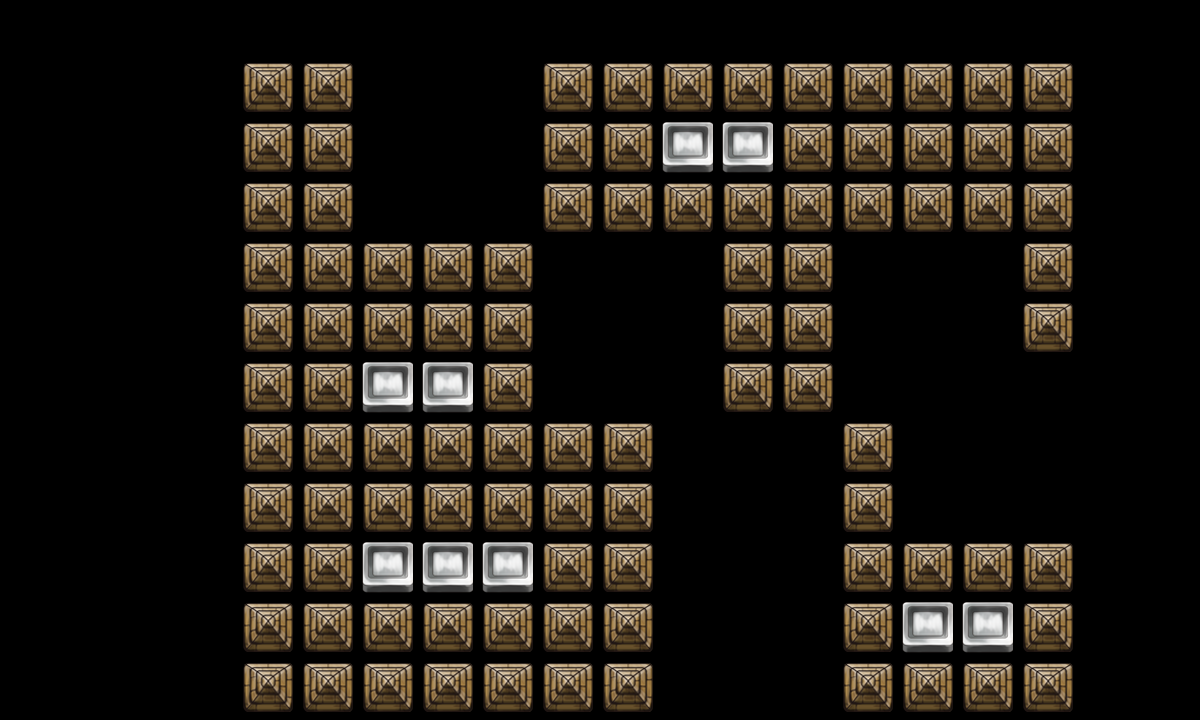

This is a level from a 2D game, rendered from its Tiled map with the project's own tilesets. A one-line summary and the map file follow, with tile-layer data summarised:
An orthogonal 20x12 tile map with 60x60 px tiles, 2 tile layers (canDes, cannotDes) and 17 objects (re3, re1, re2, tankpoint, re4, ...).

<map version="1.0" orientation="orthogonal" width="20" height="12" tilewidth="60" tileheight="60">
 <tileset firstgid="1" name="tmw_desert_spacing" tilewidth="60" tileheight="60">
  <image source="tmw_desert_spacing.png" width="480" height="300" />
  <tile id="30">
   <properties>
    <property name="canDes" value="1" />
   </properties>
  </tile>
 </tileset>
 <layer name="canDes" width="20" height="12">
  <data>[240 cells, 96 non-empty, 1 distinct tile ids]</data>
 </layer>
 <layer name="cannotDes" width="20" height="12">
  <data>[240 cells, 9 non-empty, 1 distinct tile ids]</data>
 </layer>
 <objectgroup name="spawnPoints" width="20" height="12">
  <object name="re3" x="986" y="437" width="60" height="60" />
  <object name="re1" x="391" y="82" width="60" height="60" />
  <object name="re2" x="604" y="297" width="60" height="60" />
  <object name="tankpoint" x="720" y="600" width="60" height="60" />
  <object name="re4" x="873" y="271" width="60" height="60" />
  <object name="re5" x="720" y="480" width="60" height="60" />
  <object name="re6" x="452" y="164" width="57" height="55" />
 </objectgroup>
 <objectgroup name="roadPoints" width="20" height="12" visible="0">
  <object name="p1" x="240" y="540" width="60" height="60" />
  <object name="p2" x="420" y="540" width="60" height="60" />
  <object name="p3" x="420" y="360" width="60" height="60" />
  <object name="p4" x="600" y="360" width="60" height="60" />
  <object name="p5" x="600" y="180" width="60" height="60" />
  <object name="p6" x="840" y="180" width="60" height="60" />
  <object name="p7" x="840" y="60" width="60" height="60" />
 </objectgroup>
 <objectgroup name="bossPoint" width="20" height="12" visible="0">
  <object name="boss1" x="240" y="60" width="60" height="60" />
 </objectgroup>
 <objectgroup name="buildingPoint" width="20" height="12" visible="0">
  <object name="building1" x="600" y="660" width="60" height="60" />
 </objectgroup>
 <objectgroup name="endPoint" width="20" height="12">
  <object name="endpoint" x="571" y="324" width="60" height="60" />
 </objectgroup>
</map>
